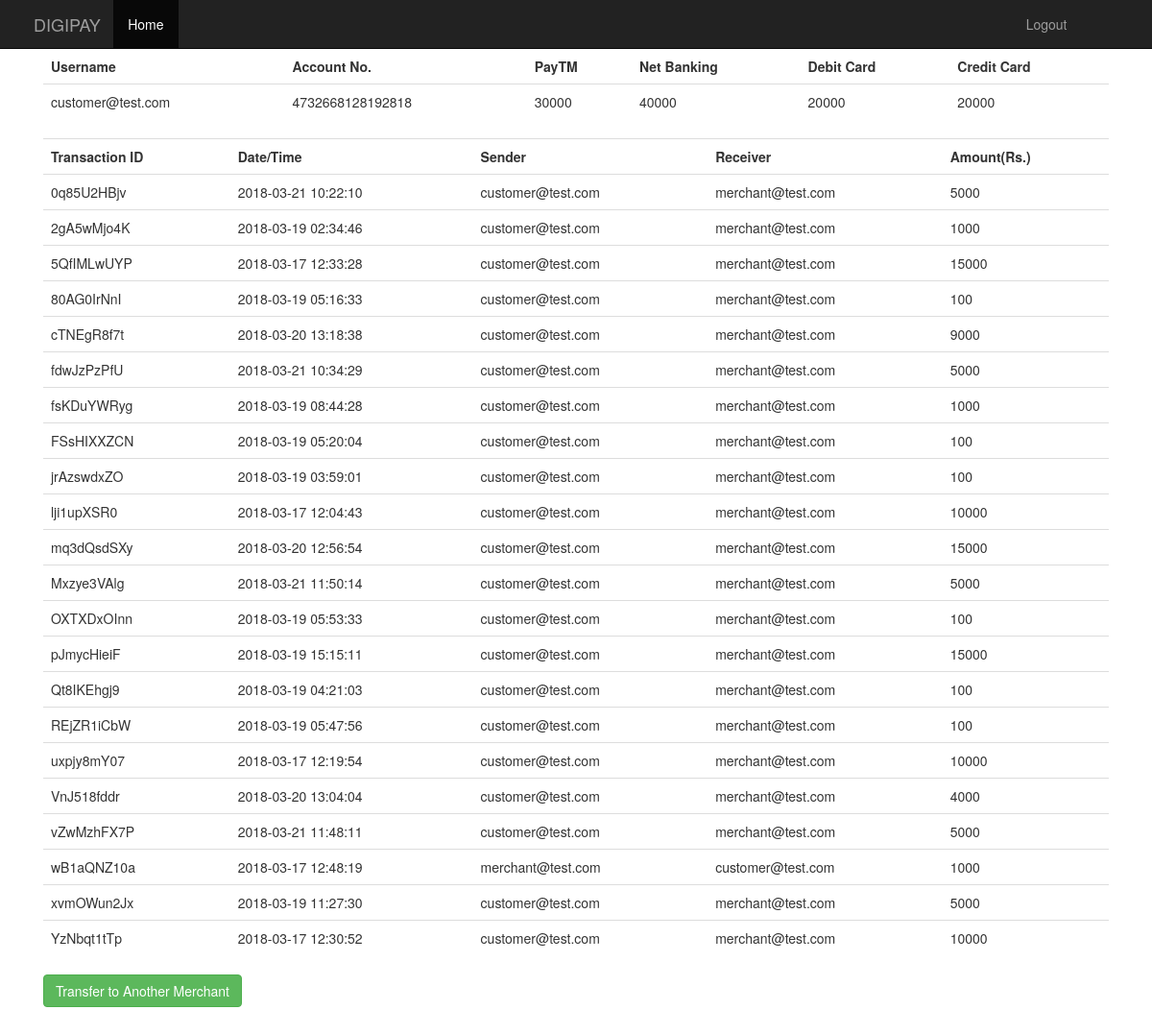
/php/Payment/php/merchant_dashboard.php (signed in), run on the app's committed database.
### tables this page shows
CREATE TABLE `user_accounts` (
  `id` varchar(100) NOT NULL,
  `username` varchar(100) NOT NULL,
  `acc_no` varchar(20) NOT NULL,
  `paytm` double NOT NULL,
  `net_banking` double NOT NULL,
  `debit_card` double NOT NULL,
  `credit_card` double NOT NULL
);

CREATE TABLE `transactions` (
  `id` varchar(100) NOT NULL,
  `date_time` timestamp NOT NULL DEFAULT CURRENT_TIMESTAMP ON UPDATE CURRENT_TIMESTAMP,
  `sender_username` varchar(100) NOT NULL,
  `receiver_username` varchar(100) NOT NULL,
  `sender_acc_no` varchar(20) NOT NULL,
  `receiver_acc_no` varchar(20) NOT NULL,
  `amount` double NOT NULL
);

### php/Payment/php/merchant_dashboard.php (the view, shortened to what this page needs)
<!DOCTYPE html>
<html lang="en">
<head>
  <link rel="stylesheet" href="https://maxcdn.bootstrapcdn.com/bootstrap/3.3.7/css/bootstrap.min.css">
</head>
<body style="height:1500px">
  <?php
    require('db.php');
    $transactions = '';
    $balance = '';
    if (isset($_SESSION['username'])) {
      $username = $_SESSION['username'];
      $result = $conn->prepare("SELECT id, date_time, sender_username, receiver_username, amount FROM transactions WHERE sender_username = ? OR receiver_username = ?");
      $result->bind_param('ss',$username,$username);
      $r=$result->execute();
      if($r) {
        $row=$result->bind_result($Id,$date_Time,$senderUsername,$receiverUsername,$Amount);
        while ($result->fetch()) {
          $transactions .= '<tr> <td>'.$Id.'</td> <td>'.$date_Time.'</td> <td>'.$senderUsername.'</td> <td>'.$receiverUsername.'</td> <td>'.$Amount.'</td> </tr>';
        }
      }
      $result_2 = $conn->prepare("SELECT username,acc_no,paytm,net_banking,debit_card,credit_card FROM user_accounts WHERE username = ?");
      $result_2->bind_param("s",$username);
      $r_2=$result_2->execute();
      if($r_2) {
        $row_2=$result_2->bind_result($mer_usrn,$mer_accNo,$mer_paytm,$mer_netBanking,$mer_debitCard,$mer_creditCard);
        while($result_2->fetch()) {
          $balance .= '<tr> <td>'.$mer_usrn.'</td> <td>'.$mer_accNo.'</td> <td>'.$mer_paytm.'</td> <td>'.$mer_netBanking.'</td> <td>'.$mer_debitCard.'</td> <td>'.$mer_creditCard.'</td> </tr>';
        }
      }
    }
  ?>
<nav class="navbar navbar-inverse navbar-fixed-top">
  <div class="container-fluid">
    <div class="navbar-header">
      <a class="navbar-brand" href="#" style="margin-left: 5%">DIGIPAY</a>
    </div>
    <ul class="nav navbar-nav">
      <li class="active" style="margin-left: 5%"><a href="#">Home</a></li>
    </ul>
    <ul class="nav navbar-nav navbar-right" style="margin-right: 5%">
      <li><a href="http://localhost:8089/e_com/Payment/php/RemoveSession.php?logout=true">Logout</a></li>
    </ul>
  </div>
</nav>
<div class="container" style="margin-top:50px">
  <div class="container-fluid">
  <table class="table table-hover">
    <tbody>
      <tr>
        <th>  Username    </th>
        <th>  Account No.   </th>
        <th>  PayTM     </th>
        <th>  Net Banking   </th>
        <th>  Debit Card    </th>
        <th>  Credit Card   </th>
    </tr>
    <?php echo $balance; ?>
  </tbody>
  <table class="table table-hover">
    <tbody>
      <tr>
          <th>  Transaction ID  </th>
          <th>  Date/Time   </th>
          <th>  Sender      </th>
          <th>  Receiver    </th>
          <th>  Amount(Rs.)   </th>
       </tr>
      <?php echo $transactions; ?>
    </tbody>
  </table>
</table>
  <button type="submit" name="submit" class="btn btn-success" value="Submit"
  ><a href="http://localhost:8089/e_com/Payment/index.html" style="color:white">Transfer to Another Merchant</a></button>
</div>
</div>
</body>
</html>

### data on the page
user_accounts: username "customer@test.com", acc_no "4732668128192818", paytm "30000", net_banking "40000", debit_card "20000", credit_card "20000"
transactions: id "0q85U2HBjv", date_time "2018-03-21 10:22:10", sender_username "customer@test.com", receiver_username "merchant@test.com", amount "5000"
transactions: id "2gA5wMjo4K", date_time "2018-03-19 02:34:46", sender_username "customer@test.com", receiver_username "merchant@test.com", amount "1000"
transactions: id "5QfIMLwUYP", date_time "2018-03-17 12:33:28", sender_username "customer@test.com", receiver_username "merchant@test.com", amount "15000"
transactions: id "80AG0IrNnI", date_time "2018-03-19 05:16:33", sender_username "customer@test.com", receiver_username "merchant@test.com", amount "100"
transactions: id "cTNEgR8f7t", date_time "2018-03-20 13:18:38", sender_username "customer@test.com", receiver_username "merchant@test.com", amount "9000"
transactions: id "fdwJzPzPfU", date_time "2018-03-21 10:34:29", sender_username "customer@test.com", receiver_username "merchant@test.com", amount "5000"
transactions: id "fsKDuYWRyg", date_time "2018-03-19 08:44:28", sender_username "customer@test.com", receiver_username "merchant@test.com", amount "1000"
transactions: id "FSsHIXXZCN", date_time "2018-03-19 05:20:04", sender_username "customer@test.com", receiver_username "merchant@test.com", amount "100"
transactions: id "jrAzswdxZO", date_time "2018-03-19 03:59:01", sender_username "customer@test.com", receiver_username "merchant@test.com", amount "100"
transactions: id "lji1upXSR0", date_time "2018-03-17 12:04:43", sender_username "customer@test.com", receiver_username "merchant@test.com", amount "10000"
transactions: id "mq3dQsdSXy", date_time "2018-03-20 12:56:54", sender_username "customer@test.com", receiver_username "merchant@test.com", amount "15000"
transactions: id "Mxzye3VAlg", date_time "2018-03-21 11:50:14", sender_username "customer@test.com", receiver_username "merchant@test.com", amount "5000"
transactions: id "OXTXDxOInn", date_time "2018-03-19 05:53:33", sender_username "customer@test.com", receiver_username "merchant@test.com", amount "100"
transactions: id "pJmycHieiF", date_time "2018-03-19 15:15:11", sender_username "customer@test.com", receiver_username "merchant@test.com", amount "15000"
transactions: id "Qt8IKEhgj9", date_time "2018-03-19 04:21:03", sender_username "customer@test.com", receiver_username "merchant@test.com", amount "100"
transactions: id "REjZR1iCbW", date_time "2018-03-19 05:47:56", sender_username "customer@test.com", receiver_username "merchant@test.com", amount "100"
transactions: id "uxpjy8mY07", date_time "2018-03-17 12:19:54", sender_username "customer@test.com", receiver_username "merchant@test.com", amount "10000"
transactions: id "VnJ518fddr", date_time "2018-03-20 13:04:04", sender_username "customer@test.com", receiver_username "merchant@test.com", amount "4000"
transactions: id "vZwMzhFX7P", date_time "2018-03-21 11:48:11", sender_username "customer@test.com", receiver_username "merchant@test.com", amount "5000"
transactions: id "wB1aQNZ10a", date_time "2018-03-17 12:48:19", sender_username "merchant@test.com", receiver_username "customer@test.com", amount "1000"
transactions: id "xvmOWun2Jx", date_time "2018-03-19 11:27:30", sender_username "customer@test.com", receiver_username "merchant@test.com", amount "5000"
transactions: id "YzNbqt1tTp", date_time "2018-03-17 12:30:52", sender_username "customer@test.com", receiver_username "merchant@test.com", amount "10000"
